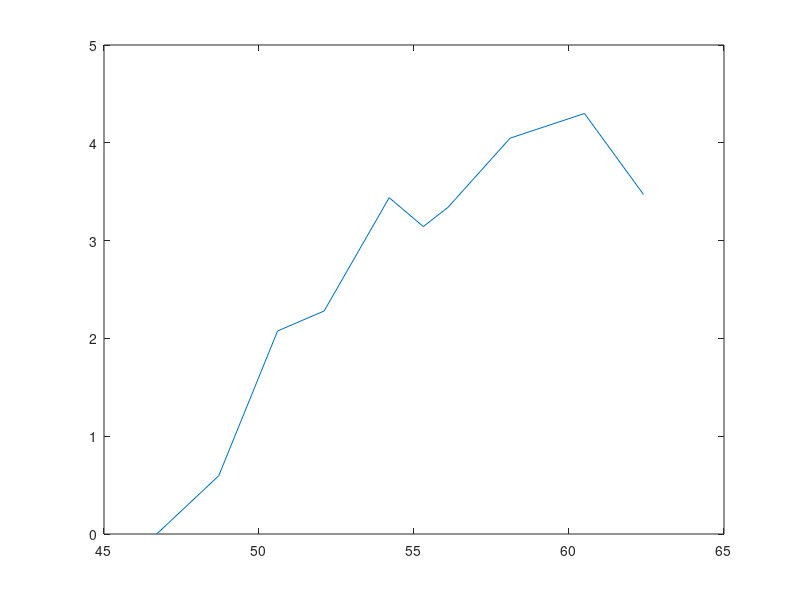

This figure's MATLAB source:
clear all
clc
Ucm=[44.3 44 43.6 42.9 42.7 42.5 41.95 41.6 41.1 40.7 ];
upitt=[62.4 60.5 58.1 56.1 55.3 54.2 52.1 50.6 48.7 46.7] ;
Icp=[26 18.5 17 15 14.9 13 11.5 11 9 3]*0.001;

Pout=[400 350 300 215 200 190 110 95 22 0]*10^-4;
Pin=Ucm.*Icp;
F=[8789 8723 8666 8647 8641 8625 8599 8587 8580 ];
 kpd=(Pout./Pin)*100;
  plot(upitt,kpd)

 % plot(Icp,F)